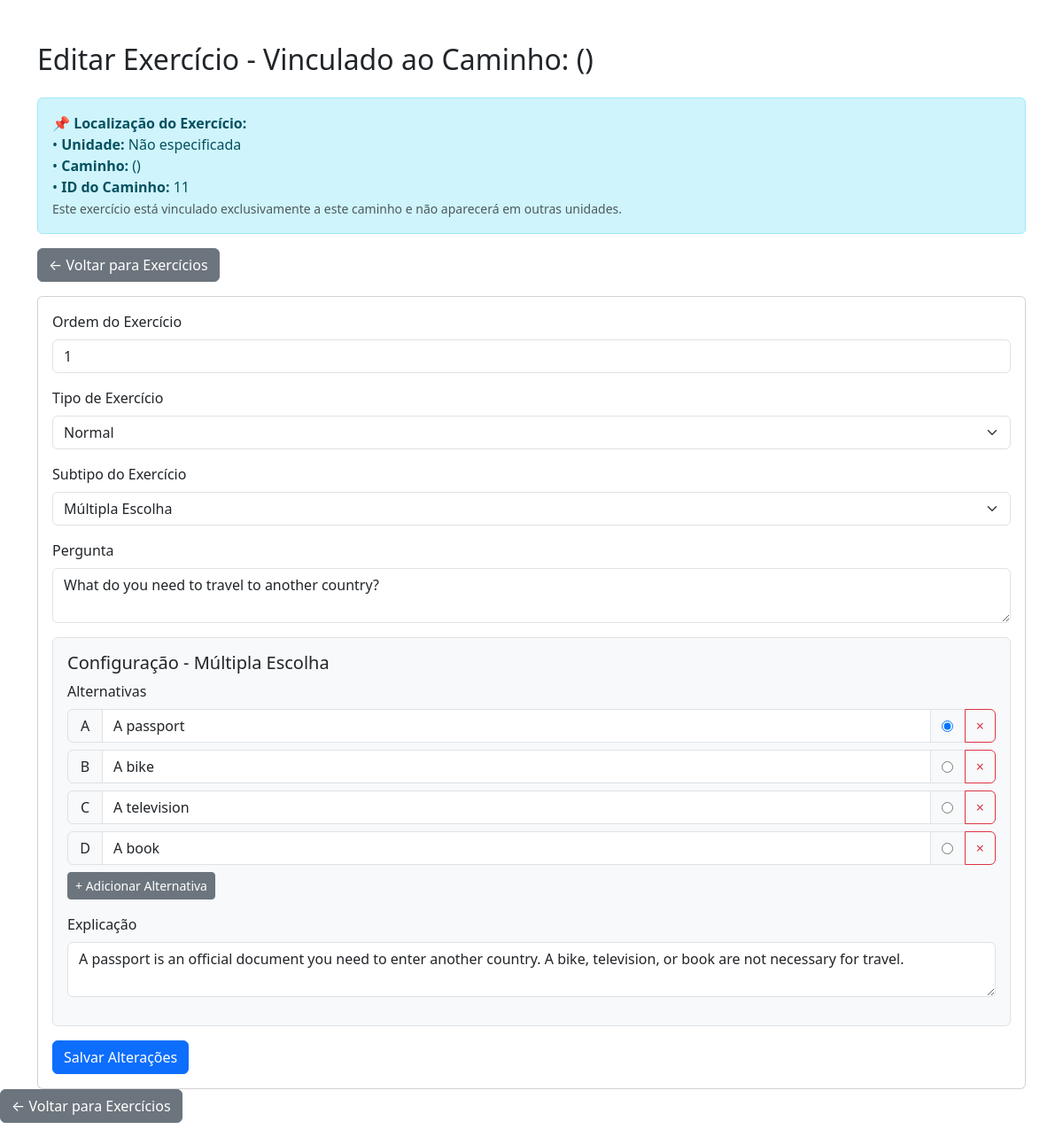
/admin/views/editar_exercicio.php?id=3 (signed in), run on the app's committed database.
### tables this page shows
CREATE TABLE `exercicios` (
  `id` int NOT NULL AUTO_INCREMENT,
  `caminho_id` int NOT NULL,
  `ordem` int NOT NULL,
  `tipo` enum('normal','especial','quiz') NOT NULL,
  `pergunta` text NOT NULL,
  `conteudo` json DEFAULT NULL,
  `categoria` enum('gramatica','fala','escrita','leitura','audicao') DEFAULT 'gramatica',
  `dificuldade` enum('facil','medio','dificil') DEFAULT 'medio',
  PRIMARY KEY (`id`),
  KEY `caminho_id` (`caminho_id`),
  CONSTRAINT `exercicios_ibfk_1` FOREIGN KEY (`caminho_id`) REFERENCES `caminhos_aprendizagem` (`id`)
);

### admin/views/editar_exercicio.php (the view, shortened to what this page needs)
<?php
$exercicio_id = $_GET['id'];
$database = new Database();
$conn = $database->conn;
$sql_exercicio = "SELECT caminho_id, ordem, tipo, pergunta, conteudo FROM exercicios WHERE id = ?";
$stmt_exercicio = $conn->prepare($sql_exercicio);
$stmt_exercicio->bind_param("i", $exercicio_id);
$stmt_exercicio->execute();
$exercicio = $stmt_exercicio->get_result()->fetch_assoc();
$conteudo_array = json_decode($exercicio['conteudo'], true);
$caminho_id = $exercicio['caminho_id'];
$tipo_exercicio_detectado = 'multipla_escolha';
if ($exercicio['tipo'] === 'normal' && $conteudo_array) {
    if (isset($conteudo_array['frase_completar'])) {
        $tipo_exercicio_detectado = 'completar';
    } elseif (isset($conteudo_array['frase_esperada'])) {
        $tipo_exercicio_detectado = 'fala';
    } elseif (isset($conteudo_array['audio_url'])) {
        $tipo_exercicio_detectado = 'audicao';
    } elseif (isset($conteudo_array['resposta_correta']) && !isset($conteudo_array['alternativas'])) {
        $tipo_exercicio_detectado = 'texto_livre';
    } elseif (isset($conteudo_array['alternativas'])) {
        $tipo_exercicio_detectado = 'multipla_escolha';
    }
}
$sql_caminho = "SELECT nome_caminho, nivel, id_unidade FROM caminhos_aprendizagem WHERE id = ?";
$stmt_caminho = $conn->prepare($sql_caminho);
$stmt_caminho->bind_param("i", $caminho_id);
$stmt_caminho->execute();
$caminho_info = $stmt_caminho->get_result()->fetch_assoc();
?>
<!DOCTYPE html>
<html lang="pt-br">
<head>
    <link href="https://cdn.jsdelivr.net/npm/bootstrap@5.3.3/dist/css/bootstrap.min.css" rel="stylesheet">
</head>
<body>
     <div class="container mt-5">
        <h2 class="mb-4">Editar Exercício - Vinculado ao Caminho: <?php echo htmlspecialchars($caminho_info['nome_caminho']) . ' (' . htmlspecialchars($caminho_info['nivel']) . ')'; ?></h2>
        <div class="alert alert-info">
            <strong>📌 Localização do Exercício:</strong><br>
            • <strong>Unidade:</strong> <?php echo htmlspecialchars($caminho_info['id_unidade'] ?? 'Não especificada'); ?><br>
            • <strong>Caminho:</strong> <?php echo htmlspecialchars($caminho_info['nome_caminho']); ?> (<?php echo htmlspecialchars($caminho_info['nivel']); ?>)<br>
            • <strong>ID do Caminho:</strong> <?php echo htmlspecialchars($caminho_id); ?><br>
            <small class="text-muted">Este exercício está vinculado exclusivamente a este caminho e não aparecerá em outras unidades.</small>
        </div>
        <a href="gerenciar_exercicios.php?caminho_id=<?php echo htmlspecialchars($caminho_id); ?>" class="btn btn-secondary mb-3">← Voltar para Exercícios</a>
        <div class="card">
            <div class="card-body">
                <form action="editar_exercicio.php?id=<?php echo htmlspecialchars($exercicio_id); ?>" method="POST">
                    <div class="mb-3">
                        <label for="ordem" class="form-label">Ordem do Exercício</label>
                        <input type="number" class="form-control" id="ordem" name="ordem" value="<?php echo htmlspecialchars($exercicio['ordem']); ?>" required>
                    </div>
                    <div class="mb-3">
                        <label for="tipo" class="form-label">Tipo de Exercício</label>
                        <select class="form-select" id="tipo" name="tipo" required>
                            <option value="normal" <?php if ($exercicio['tipo'] == 'normal') echo 'selected'; ?>>Normal</option>
                        </select>
                    </div>
                    <div class="mb-3">
                        <label for="tipo_exercicio" class="form-label">Subtipo do Exercício</label>
                        <select class="form-select" id="tipo_exercicio" name="tipo_exercicio" required>
                            <option value="multipla_escolha" <?php echo ($tipo_exercicio_detectado == 'multipla_escolha') ? 'selected' : ''; ?>>Múltipla Escolha</option>
                        </select>
                    </div>
                    <div class="mb-3">
                        <label for="pergunta" class="form-label">Pergunta</label>
                        <textarea class="form-control" id="pergunta" name="pergunta" required><?php echo htmlspecialchars($exercicio['pergunta']); ?></textarea>
                    </div>
                    <div id="conteudo-campos">
                        <div id="campos-normal">
                            <div id="campos-multipla" class="subtipo-campos">
                                <h5>Configuração - Múltipla Escolha</h5>
                                <div class="mb-3">
                                    <label class="form-label">Alternativas</label>
                                    <div id="alternativas-container">
                                        <?php
                                        if (isset($conteudo_array['alternativas']) && is_array($conteudo_array['alternativas'])) {
                                            foreach ($conteudo_array['alternativas'] as $index => $alt) {
                                                $letra = chr(65 + $index);
                                                $texto = is_array($alt) ? ($alt['texto'] ?? '') : $alt;
                                                $checked = (is_array($alt) && isset($alt['correta']) && $alt['correta']) ? 'checked' : '';
                                                echo '<div class="input-group mb-2">';
                                                echo '<span class="input-group-text">' . $letra . '</span>';
                                                echo '<input type="text" class="form-control" name="alt_texto[]" placeholder="Texto da alternativa" value="' . htmlspecialchars($texto) . '">';
                                                echo '<div class="input-group-text">';
                                                echo '<input type="radio" name="alt_correta" value="' . $index . '" ' . $checked . ' title="Marcar como correta">';
                                                echo '</div>';
                                                echo '<button type="button" class="btn btn-outline-danger" onclick="this.parentElement.remove()">×</button>';
                                                echo '</div>';
                                            }
                                        }
                                        ?>
                                    </div>
                                    <button type="button" class="btn btn-sm btn-secondary" onclick="adicionarAlternativa()">+ Adicionar Alternativa</button>
                                </div>
                                <div class="mb-3">
                                    <label for="explicacao" class="form-label">Explicação</label>
                                    <textarea class="form-control" id="explicacao" name="explicacao" placeholder="Explicação da resposta correta"><?php
                                    if (isset($conteudo_array['explicacao'])) {
                                        echo htmlspecialchars($conteudo_array['explicacao']);
                                    } elseif (isset($conteudo_array['dica'])) {
                                        echo htmlspecialchars($conteudo_array['dica']);
                                    }
                                    ?></textarea>
                                </div>
                            </div>
                        </div>
                    </div>
                    <button type="submit" class="btn btn-primary">Salvar Alterações</button>
                </form>
            </div>
        </div>
    </div>
     <a href="gerenciar_exercicios.php?caminho_id=<?php echo htmlspecialchars($caminho_id); ?>" class="btn btn-secondary mb-3">← Voltar para Exercícios</a>
</body>
</html>

### admin/views/editar_exercicio.php (style rules this page uses)
.subtipo-campos { border: 1px solid #dee2e6; border-radius: 0.375rem; padding: 1rem; margin-bottom: 1rem; background-color: #f8f9fa; }
.input-group-text { min-width: 40px; justify-content: center; }

### data on the page
exercicios: caminho "11", ordem "1", tipo "Normal", pergunta "What do you need to travel to another country?", explicacao "A passport is an official document you need to enter another country. A bike, television, or book are not necessary for travel."

### other printed values
$caminho_info['id_unidade'] "Não especificada"
$letra "A"
$letra "B"
$letra "C"
$letra "D"
